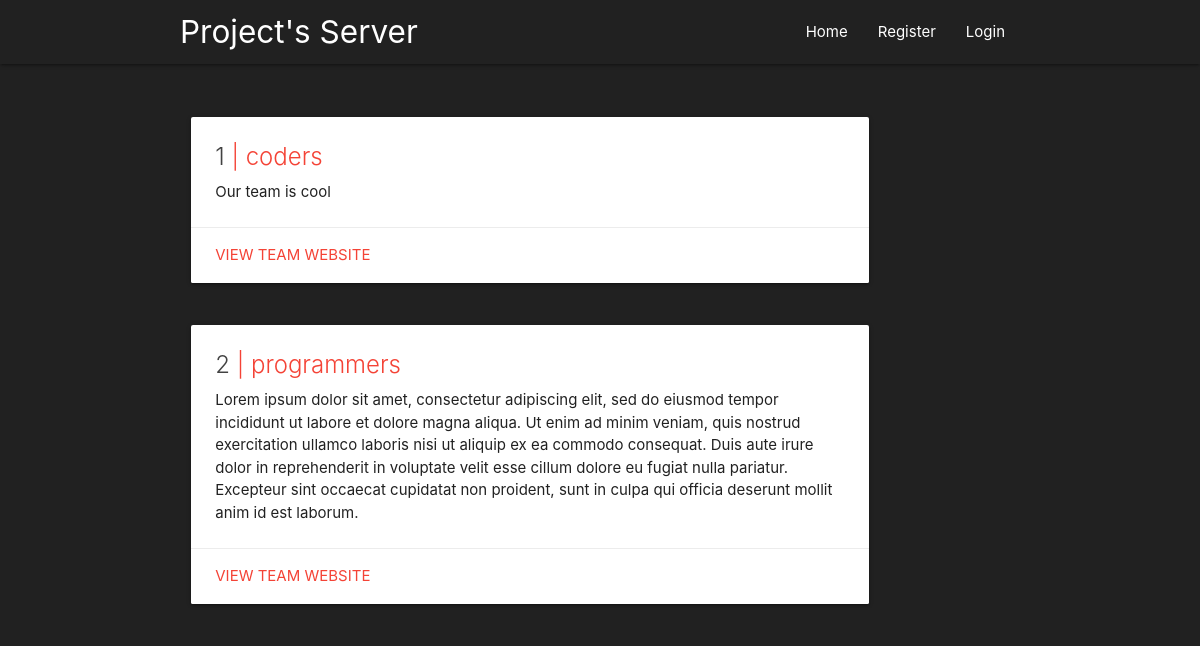
The app's page /informatics/ with its own data.
### informatics_server/models.py (models this page shows)
class Team(models.Model):
	team_number = models.IntegerField()
	team_name = models.TextField()
	teams_blog = models.TextField()
	team_website_url = models.TextField()

### informatics_server/views.py (the view)
# urls.py: path('', views.home, name="informatics-home"),
def home(request):
	teams = Team.objects.all()
	return render(request, 'informatics_server/home.html',{'teams':teams})

### informatics_server/templates/informatics_server/home.html
{% extends "informatics_server/base.html" %}
{% block content %}
	<div class="container">
		<br><br>
	 {% for team in teams %}
		<div class="row">
		    <div class="col s12 m10">
		      <div class="card">
		        <div class="card-content">
		        <span class="red-text card-title"><span class="grey-text text-darken-3">{{team.team_number}} </span> | {{team.team_name}}</span>
		          <p>{{team.teams_blog}}</p>
		        </div>
		        <div class="card-action">
		          <a class="red-text text-lighten" href="{{team.team_website_url}}">View Team website</a>
		        </div>
		      </div>
		    </div>
		  </div>
	 {% endfor %}
	</div>
{%endblock content%}

### records on screen
Team: team_number "1", team_name "coders", teams_blog "Our team is cool"
Team: team_number "2", team_name "programmers", teams_blog "Lorem ipsum dolor sit amet, consectetur adipiscing elit, sed do eiusmod tempor incididunt ut labore et dolore magna aliqua. Ut enim ad minim veniam, quis nostrud exercitation ullamco laboris nisi ut aliquip ex ea commodo consequat. Duis aute irure dolor in reprehenderit in voluptate velit esse cillum dolore eu fugiat nulla pariatur. Excepteur sint occaecat cupidatat non proident, sunt in culpa qui officia deserunt mollit anim id est laborum."
